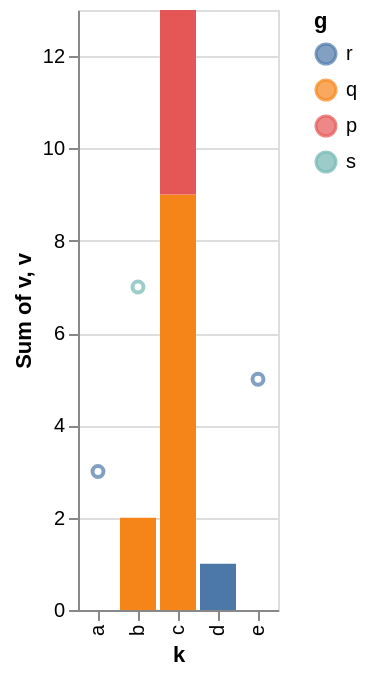

Source (Vega-Lite JSON):
### Vega-Lite specification from a JSON file in a GitHub repository (floating-point values rounded to 4 significant figures)
{"$schema": "https://vega.github.io/schema/vega-lite/v6.json", "layer": [{"data": {"values": [{"k": "c", "g": "q", "v": 9}, {"k": "b", "g": "q", "v": 2}, {"k": "c", "g": "p", "v": 4}, {"k": "d", "g": "r", "v": 1}]}, "mark": "bar", "encoding": {"x": {"field": "k", "type": "nominal", "sort": "-y"}, "y": {"aggregate": "sum", "field": "v", "type": "quantitative"}, "color": {"field": "g", "type": "nominal", "sort": {"op": "count", "order": "descending"}}}}, {"data": {"values": [{"k": "a", "g": "r", "v": 3}, {"k": "e", "g": "r", "v": 5}, {"k": "b", "g": "s", "v": 7}]}, "mark": "point", "encoding": {"x": {"field": "k", "type": "nominal"}, "y": {"field": "v", "type": "quantitative"}, "color": {"field": "g", "type": "nominal", "sort": {"op": "count", "order": "descending"}}}}]}
